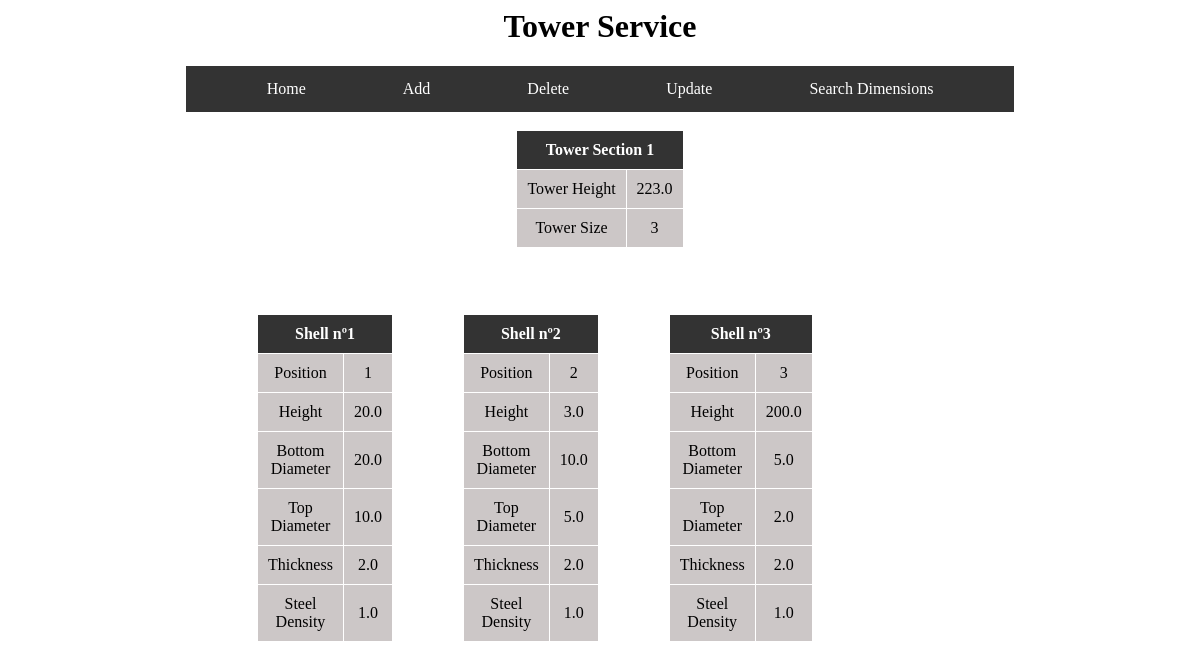
Page /tower/1 on the earlier database version.
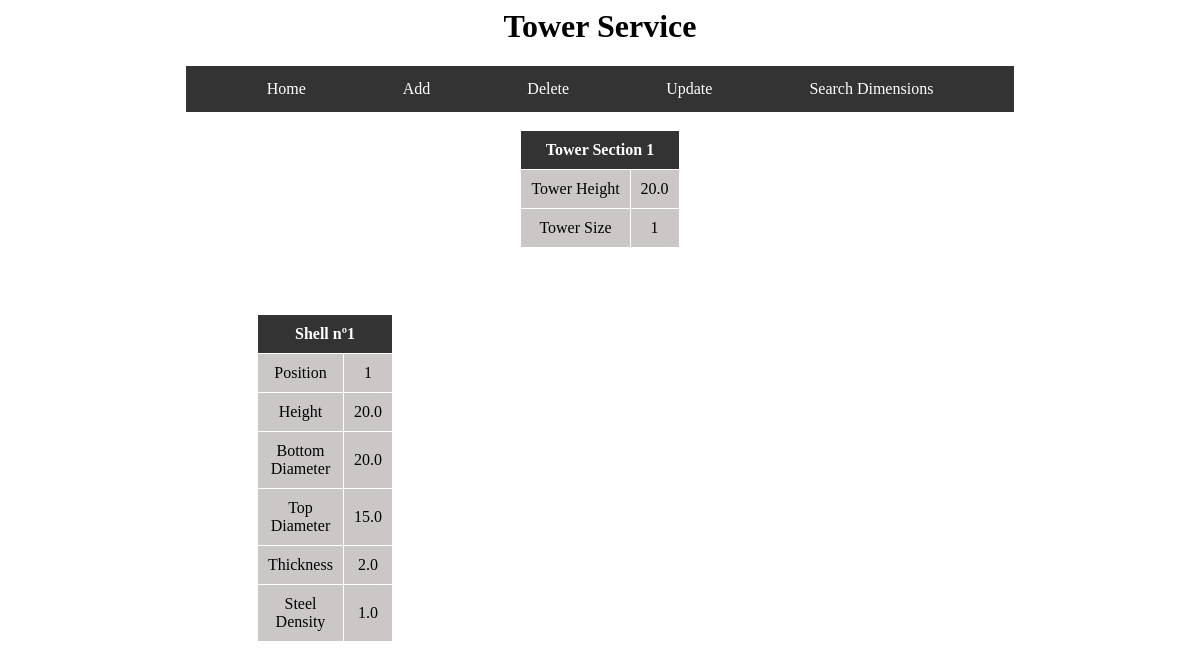
Same page on the later database version.
### tables this page shows
CREATE TABLE shell (
    shell_id INTEGER PRIMARY KEY,
    position INTEGER,
    height REAL,
    bottom_diameter REAL,
    top_diameter REAL,
    thickness REAL,
    steel_density REAL,
    shell_tower_id INTEGER,
    FOREIGN KEY(shell_tower_id) REFERENCES tower (tower_id)
);

### app.py (the view)
@app.route('/tower/<int:tower_id>')
def tower(tower_id):
    db_cursor = get_db()
    db_cursor.execute(f"SELECT * FROM shell where \
                      shell.shell_tower_id = {tower_id}\
                          ORDER BY shell.position")
    data = db_cursor.fetchall()
    if len(data) < 1:
        flash("No tower found for that id")
        return redirect("/")
    num_shells = len(data)
    height = 0
    for shell in data:
        height += shell[2]
    return render_template("view.html", tower_data=data,
                           tower_size=num_shells, tower_height=height,
                           tower_id=tower_id)

### app.py (called while the page is built)
def get_db():
    database = getattr(g, '_database', None)
    if database is None:
        database = g._database = sqlite3.connect('tower_service.db')
        cursor = database.cursor()
    return cursor

@app.teardown_appcontext
def close_connection(exception):
    if exception:
        exit()
    database = getattr(g, '_database', None)
    if database is not None:
        database.close()

### templates/view.html (shortened to what this page needs)
<html lang="en">
    <head>
        <link rel="stylesheet" href="{{ url_for('static', filename='css/mystyle.css') }}">
    </head>
    <body>
        <div class="center">
            <h1>Tower Service</h1>
        </div>
        <ul>
            <li><a href="/">Home</a></li>
            <li><a href="/add">Add</a></li>
            <li><a href="/delete">Delete</a></li>
            <li><a href="/update">Update</a></li>
            <li><a href="/searchDimensions">Search Dimensions</a></li>
        </ul>
        <br>
        <div class="table-container">
            <table class="center styled-table">
                <th colspan=2>Tower Section {{tower_id}}</th>
                    <tr>
                        <td>Tower Height</td>
                        <td>{{tower_height}}</td>
                    </tr>
                    <tr>
                        <td>Tower Size</td>
                        <td>{{tower_size}}</td>
                    </tr>
            </table>
        </div>
        <br>
        <br>
        <div class="grid-container">
        {% for shell in tower_data %}
            <div class="grid-item table-container">
                <table class="center styled-table">
                    <th colspan=2>Shell nº{{shell[1]}}</th>
                    <tr>
                        <td>Position</td>
                        <td>{{shell[1]}}</td>
                    </tr>
                    <tr>
                        <td>Height</td>
                        <td>{{shell[2]}}</td>
                    </tr>
                    <tr>
                        <td>Bottom Diameter</td>
                        <td>{{shell[3]}}</td>
                    </tr>
                    <tr>
                        <td>Top Diameter</td>
                        <td>{{shell[4]}}</td>
                    </tr>
                    <tr>
                        <td>Thickness</td>
                        <td>{{shell[5]}}</td>
                    </tr>
                    <tr>
                        <td>Steel Density</td>
                        <td>{{shell[6]}}</td>
                    </tr>
                </table>
            </div>
        {% endfor %}
        </div>
    </body>
</html>

Differences in the rows shown:
no longer on this page (row edited): shell: position "2", height "3.0", bottom_diameter "10.0", top_diameter "5.0", thickness "2.0", steel_density "1.0"
no longer on this page (row edited): shell: position "3", height "200.0", bottom_diameter "5.0", top_diameter "2.0", thickness "2.0", steel_density "1.0"
changed shell: top_diameter "10.0" → "15.0"
Other differences:
{{ tower_height }}: "223.0" → "20.0"
{{ tower_size }}: "3" → "1"
